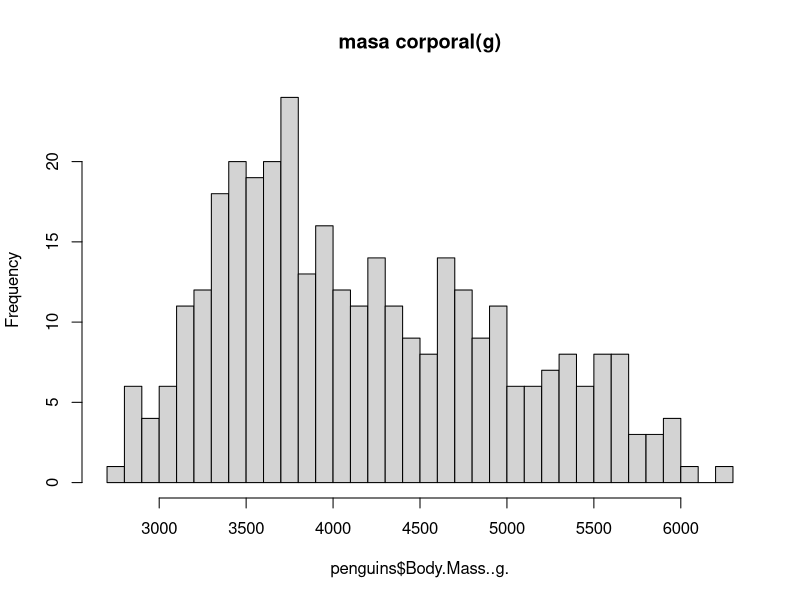
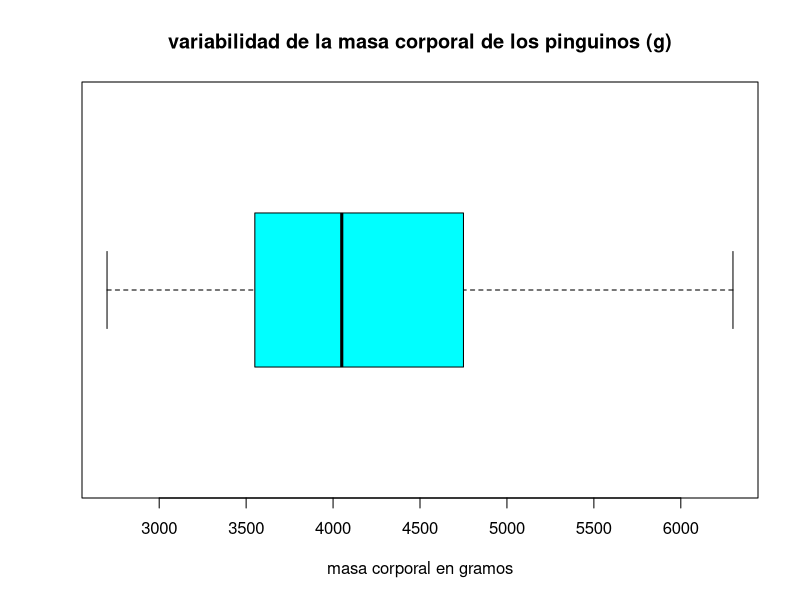
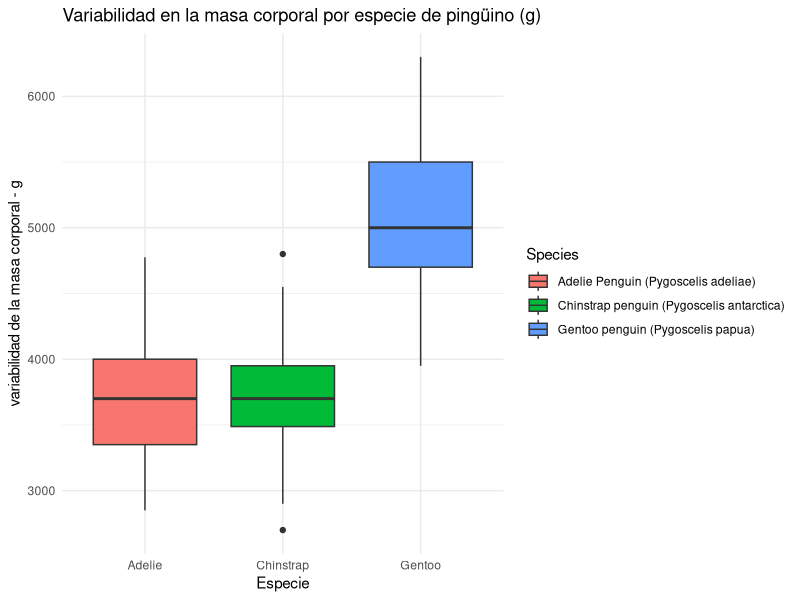
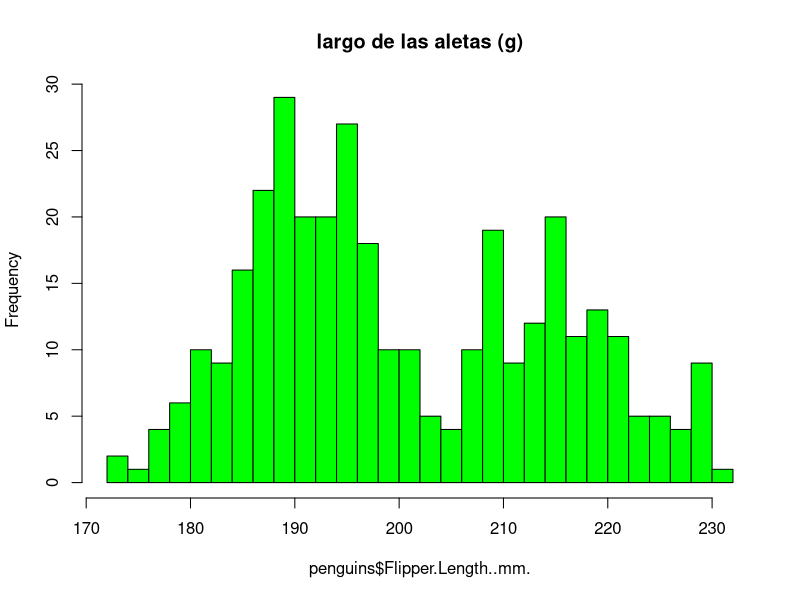
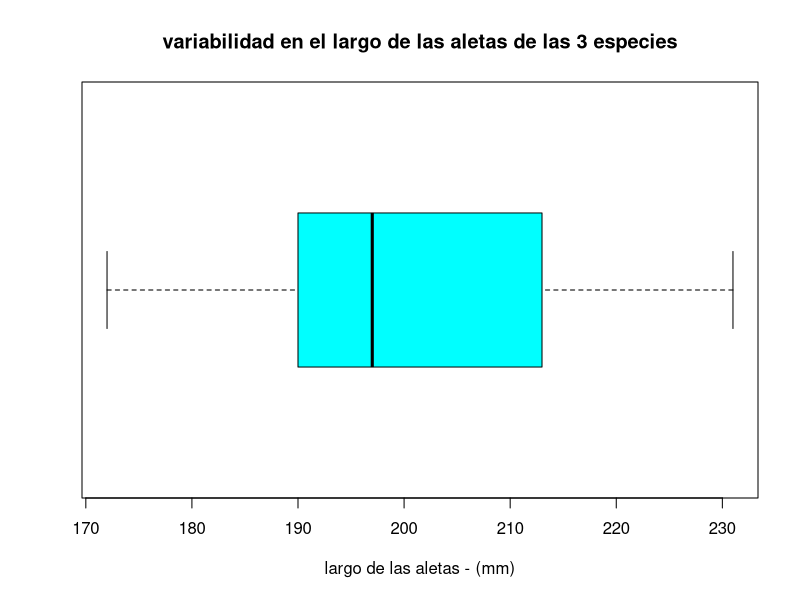
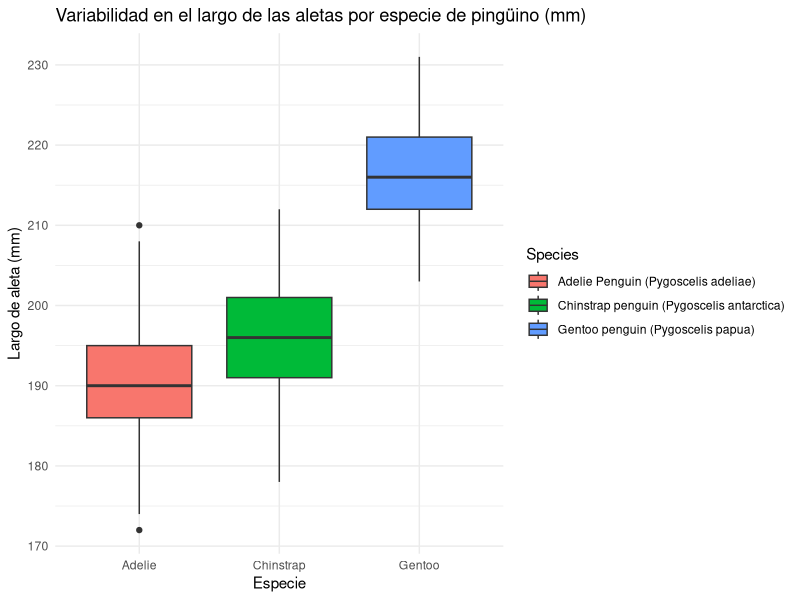
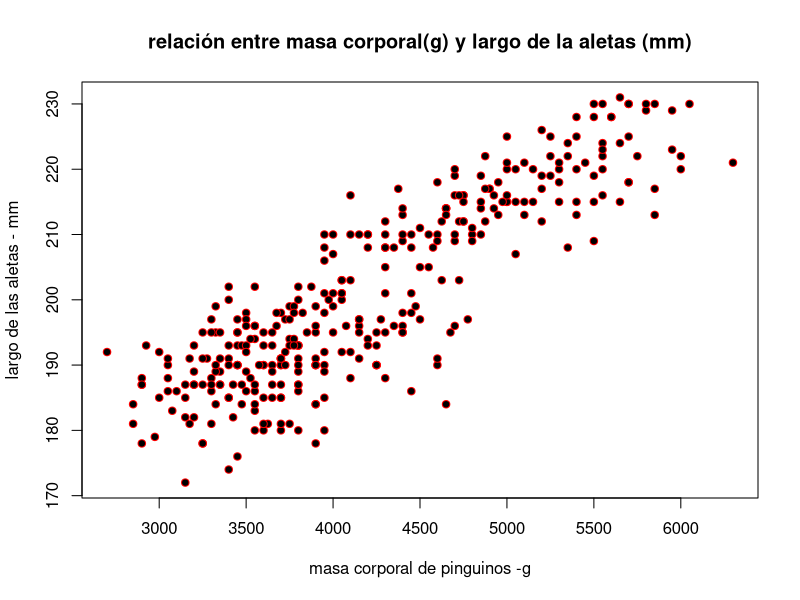
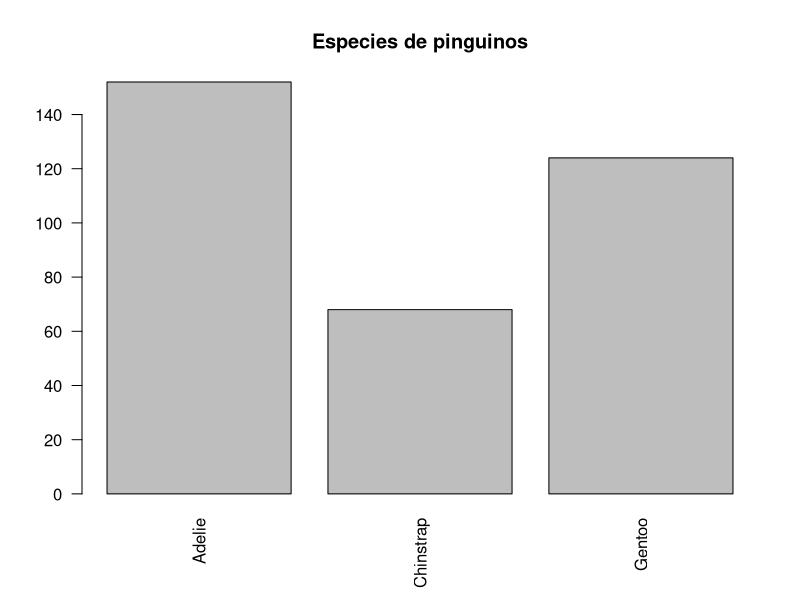

These figures' R source, in order:
#librerías para cargar la data 
library(readr)
library(readxl)

#librerías para exploración y limpieza
library(ggplot2)
library(tidyr)
library(dplyr)

raw_data <- read_excel("6_penguins_lter.xlsx", col_names = FALSE)

penguins <- read.csv(text = paste(raw_data[[1]], collapse = "\n"),
                     stringsAsFactors = FALSE)

# ================================ #
 # Análisis exploratorio de datos #
# ================================ #

# checklist: agregar una respuesta cuando se haya definido en la asignación del av

# ¿Cuál será la variable variable objetivo (Y)? (cuantitativa continua)
# ¿Cuál será la variable predictora (X)? (cuantitativa)
# ¿Cuál será la  variable de agrupación? (categórica)
# ¿Hay relación lineal visible entre X e Y?
# ¿Cuántos datos faltantes tengo y en qué variables?
# ¿Cuál es la justificación teórica para elegir estas variables?

# "==== estructura del data-set ===== \n"
glimpse(penguins)
#====================================================

# "==== dimensiones del data-set ===== \n"
dim(penguins)
#====================================================

# "==== nombres de las columnas/variables ===== \n"
names(penguins)
#====================================================

# "==== primeros 10 registros ===== \n"
head(penguins, 10)
#====================================================

# "==== valores faltantes ===== \n"
colSums(is.na(penguins))
#====================================================

#valores de body mass
penguins[["Body.Mass..g."]]
#====================================================

#valores nulos de body mass
sum(is.na(penguins[["Body.Mass..g."]])) #342 de 344 registros completos 
#====================================================

#filas duplicadas
filasDuplicadas <- sum(duplicated(penguins))
cat("Número de filas duplicadas en el data-set: ", filasDuplicadas)
#====================================================

# "==== resumen estadístico ===== \n"
summary(penguins)

# lo que muestra:
#   resumen genérico de:
#   Variables numéricas: Muestra el valor mínimo, el primer cuartil (25%),
#   la mediana, la media, el tercer cuartil (75%) y el valor máximo.
#   También avisa si hay datos perdidos (NA).Variables categóricas o factores:
#   Cuenta la frecuencia de cada categoría o nivel.Modelos estadísticos (ej. lm):
#   Presenta los coeficientes, el error estándar, los valores p y métricas como el R².
#====================================================

#histograma, masa corporal
hist(penguins$Body.Mass..g.,
     breaks = 30,
     main = "masa corporal(g)")

#boxplot: masa del cuerpo
boxplot(penguins$Body.Mass..g.,
        xlab = "masa corporal en gramos",
        horizontal = TRUE,
        main = "variabilidad de la masa corporal de los pinguinos (g)",
        col = "cyan")

#boxplot: variabilidad de la masa corporal en gramos por especie
#uso de GGplot pq no me permitía colocar de forma nativa una grilla en el plot.
ggplot(penguins, aes(x = Species, y = `Body.Mass..g.`, fill = Species)) +
  geom_boxplot() +
  scale_x_discrete(labels = c("Adelie", "Chinstrap", "Gentoo")) +
  theme_minimal() +
  labs(title = "Variabilidad en la masa corporal por especie de pingüino (g)",
       x = "Especie",
       y = "variabilidad de la masa corporal - g")

#=========================== ALETAS - PINGUINOS ====================================================
#¿hay valores nulos en esta colmuna?
valoresNulosAletas <- sum(is.na(penguins[["Flipper.Length..mm."]])) #342 de 344 registros completos 
cat("valores nulos para la longitud de las aletas de los pinguinos (mm): ", valoresNulosAletas)

#histograma: largo de las aletas (mm)
hist(penguins$Flipper.Length..mm.,
     breaks = 30,
     main ="largo de las aletas (g)",
     col = "green")

#boxplot: variabilidad en el largo de las aletas
boxplot(penguins$Flipper.Length..mm.,
        xlab = "largo de las aletas - (mm)",
        main = "variabilidad en el largo de las aletas de las 3 especies",
        horizontal = TRUE,
        col = "cyan")

#boxplot: variabilidad del largo de las aletas por especie
#uso de GGplot pq no me permitía colocar de forma nativa una grilla en el plot.
ggplot(penguins, aes(x = Species, y = `Flipper.Length..mm.`, fill = Species)) +
  geom_boxplot() +
  scale_x_discrete(labels = c("Adelie", "Chinstrap", "Gentoo")) +
  theme_minimal() +
  labs(title = "Variabilidad en el largo de las aletas por especie de pingüino (mm)",
       x = "Especie",
       y = "Largo de aleta (mm)")

#scatterplot: masa corporal - largo de las aletas
plot(penguins$Body.Mass..g., penguins$Flipper.Length..mm.,
     xlab = "masa corporal de pinguinos -g", ylab = "largo de las aletas - mm",
     main = "relación entre masa corporal(g) y largo de la aletas (mm)",
     col = "red",
     pch = 21,
     bg = "black",)

#barplot para visualizar categóricos
barplot(table(penguins$Species),
        main = "Especies de pinguinos",
        names.arg = c("Adelie", "Chinstrap", "Gentoo"),
        las = 2)

#============= SUPUESTOS =========== #
#Coeficiente R: o coeficiente de correlación de pearson,
#mide la fuerza y la dirección de la relación lineal entre
#dos variables cuantitativas. Su valor va desde -1 hasta 1,
#indicando si los cambios en una variable se acompañan de cambios proporcionales en la otra.
#entonces, un valor más cercano a 1 indica una fuerte correlación entre ambas variables

valorCorrelacion <- cor(penguins$Flipper.Length..mm.,
                        penguins$Body.Mass..g.,
                        use = "complete.obs")

#coeficiente R entre masa corporal y culmen length
valorCorrelacion2 <- cor(penguins$Culmen.Length..mm.,
                         penguins$Body.Mass..g.,
                         use = "complete.obs")
cat("valor R entre largo de las aletas y masa corporal en pinguinos: ", valorCorrelacion, "\n")
cat("valor R entre el largo de la parte superior del pico y masa corporal en pinguinos: ", valorCorrelacion2)


# Linealidad de la relación entre body mass y flipper length:
#VERIFICADO: linea 85
  
#======= POR COMPROBAR ======= #
#Normalidad de residuales: deben estar distribuidos normalmente
#homocedasticidad o varianza constante: varianza de los residuales constante
#Independencia de residuales: los residuales no deben estar autocorrelacionados
#pendiente ANOVA para coeficiente R con variables categóricas
